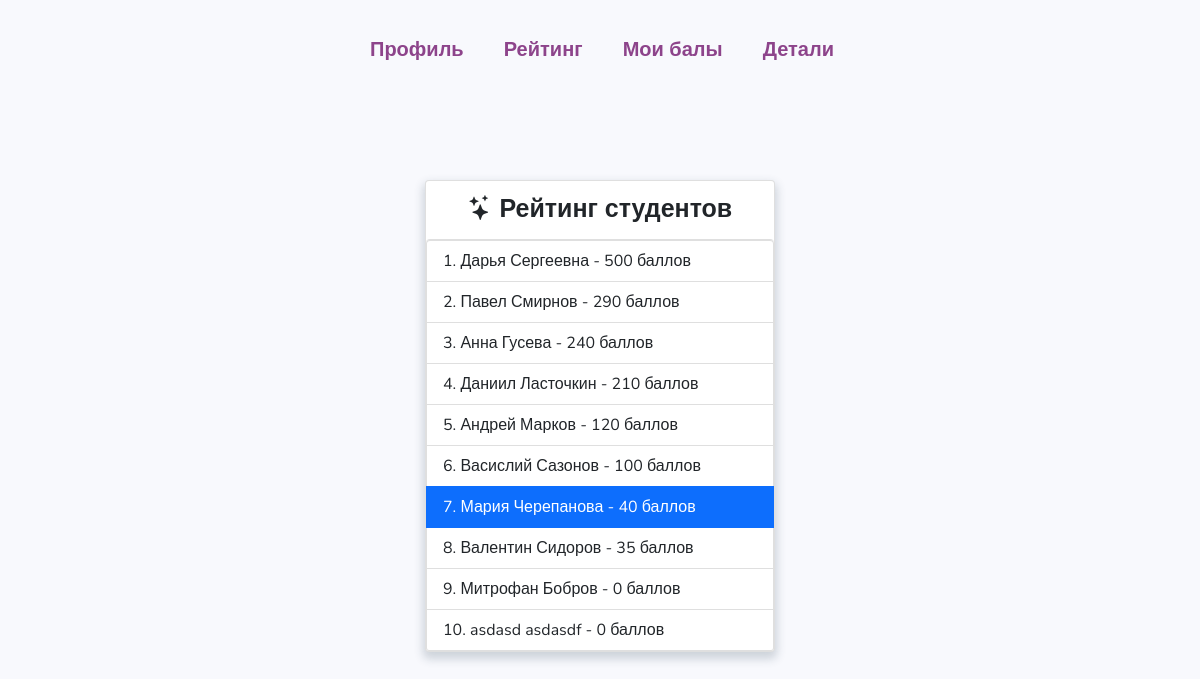
The page /rating/ (signed in) on the database its author committed.
### Points/models.py (models this page shows, shortened)
class Student(AbstractUser):
    email = models.EmailField(_('Адрес электронной почты'), unique=True)
    username = models.CharField(_('Имя пользователя'), max_length=50, unique=True)
    first_name = models.CharField(_('Имя'), max_length=50)
    second_name = models.CharField(_('Фамилия'), max_length=50)
    third_name = models.CharField(_('Отчество'), max_length=50)
    group = models.CharField(_('Группа'), max_length=10)
    institute = models.CharField(_('Институт'), max_length=20)
    hostel = models.CharField(_('Общежитие №'), max_length=1)
    photo = models.ImageField(upload_to='photos', null=True, blank=True, verbose_name='Фото пользователя')
    points = models.IntegerField(_('Баллы'), null=True, blank=True)
    USERNAME_FIELD = 'email'
    REQUIRED_FIELDS = ['username']
    objects = StudentManager()
    class Meta:
        verbose_name = 'Студент'
        verbose_name_plural = 'Студенты'

### Points/views.py (the view)
# urls.py: path('rating/', rating_page, name='rate'),
def rating_page(request):
    students = Student.objects.exclude(username='admin').order_by('-points')
    context = {
        'students': students
    }
    return render(request, 'Points/rating_page.html', context)

### Points/templates/Points/rating_page.html (shortened to what this page needs)
{% extends 'Points/base.html' %}
{% block loadstatic %}
{% load static %}
{% endblock loadstatic %}
{% block css %}
<link href="https://cdn.jsdelivr.net/npm/bootstrap@5.1.3/dist/css/bootstrap.min.css" rel="stylesheet">
<link rel="stylesheet" href="{% static 'css/rate.css' %}">
{% endblock css %}
{% block content %}
<div class="card">
    <div class="title">
        <i class="bi bi-stars"></i> Рейтинг студентов
    </div>
    <ol class="list-group list-group-numbered">
        {% for student in students %}
        {% if student.points %}
         {% if student.pk == user.pk %}
        <li class="list-group-item active" aria-current="true">{{ student.first_name }} {{ student.second_name }} - {{ student.points }} баллов</li>
        {% else %}
        <li class="list-group-item" aria-current="true">{{ student.first_name }} {{ student.second_name }} - {{ student.points }} баллов</li>
        {% endif %}
        {% else %}
        {% if student.pk == user.pk %}
        <li class="list-group-item active" aria-current="true">{{ student.first_name }} {{ student.second_name }} - 0 баллов</li>
        {% else %}
        <li class="list-group-item">{{ student.first_name }} {{ student.second_name }} - 0 баллов</li>
        {% endif %}
        {% endif %}
        {% endfor %}
    </ol>
</div>
{% endblock content %}

### Points/static/css/rate.css (style rules this page uses)
body { margin: 0; background-color: #f8f9fd; font-family: 'Nunito', sans-serif; }
.card { margin: 0 auto; margin-top: 100px; width: 350px; max-height: auto; -webkit-box-shadow: 0px 5px 10px 2px rgba(34, 60, 80, 0.2); -moz-box-shadow: 0px 5px 10px 2px rgba(34, 60, 80, 0.2); box-shadow: 0px 5px 10px 2px rgba(34, 60, 80, 0.2); }
.title { text-align: center; font-size: 25px; font-weight: bold; margin: 10px 0; }

### rows shown on the page
Student: first_name "Дарья", second_name "Сергеевна", points "500"
Student: first_name "Павел", second_name "Смирнов", points "290"
Student: first_name "Анна", second_name "Гусева", points "240"
Student: first_name "Даниил", second_name "Ласточкин", points "210"
Student: first_name "Андрей", second_name "Марков", points "120"
Student: first_name "Васислий", second_name "Сазонов", points "100"
Student: first_name "Мария", second_name "Черепанова", points "40"
Student: first_name "Валентин", second_name "Сидоров", points "35"
Student: first_name "Митрофан", second_name "Бобров"
Student: first_name "asdasd", second_name "asdasdf"
